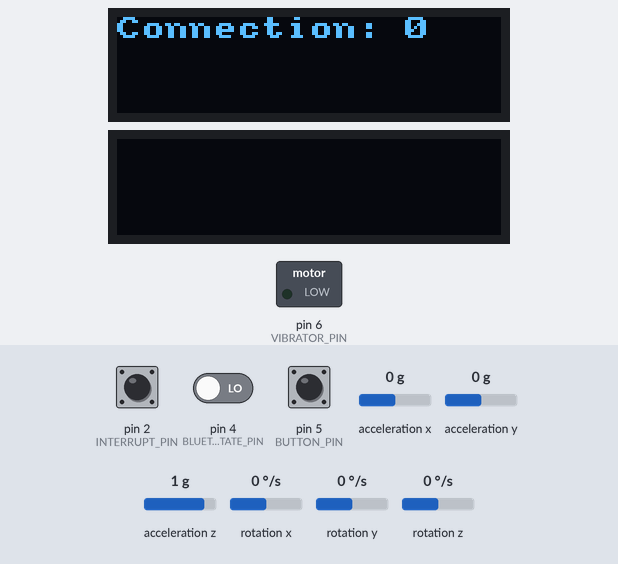
A sketch run on a simulated Arduino Leonardo, built with avr-gcc and run on an emulated ATmega32U4. Shown: 2 × 128×32 one-colour display, switched loads named in the sketch (green lamp = pin HIGH). The inputs (shaded band) are chosen by the test bench; at power-on: pin 5 (BUTTON_PIN) HIGH, pin 2 (INTERRUPT_PIN) HIGH, pin 4 (BLUETOOTH_STATE_PIN) LOW, acceleration x 0 g, acceleration y 0 g, acceleration z 1 g, rotation x 0 °/s, rotation y 0 °/s, rotation z 0 °/s. The local clock reads 2024-03-15 10:24:30 at power-on unless the sketch sets it; the sensor or clock chip raises its interrupt line as the real part does; pins used as bus, display or sensor lines are not drawn; what the sketch prints to the serial monitor is not drawn.

Above: at 1.7 s.
1.8 s: pin 5 (BUTTON_PIN) pulled LOW for 0.15 s
At 3.2 s:
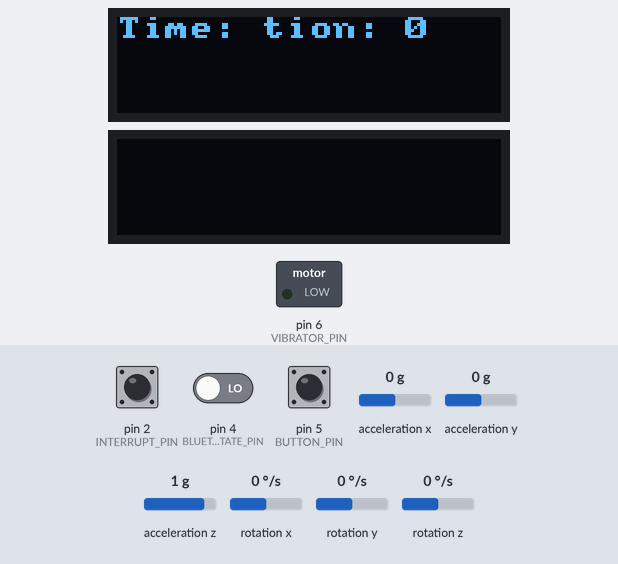
3.5 s: pin 5 (BUTTON_PIN) pulled LOW for 1 s
At 5.0 s:
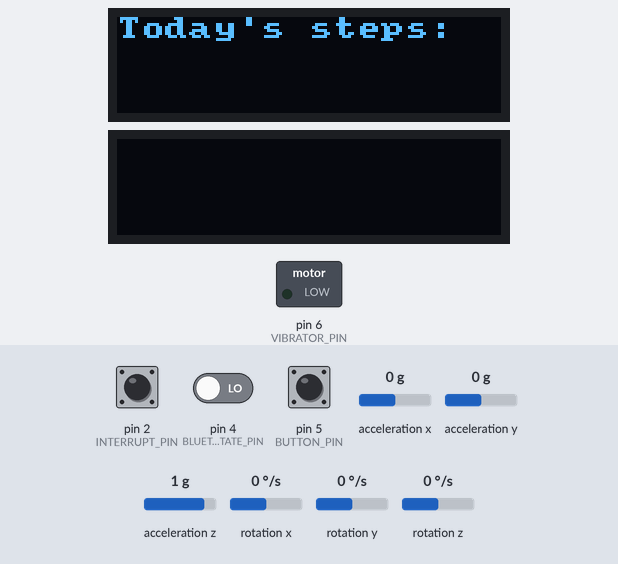
6.1 s: pin 5 (BUTTON_PIN) pulled LOW for 0.15 s
At 7.1 s:
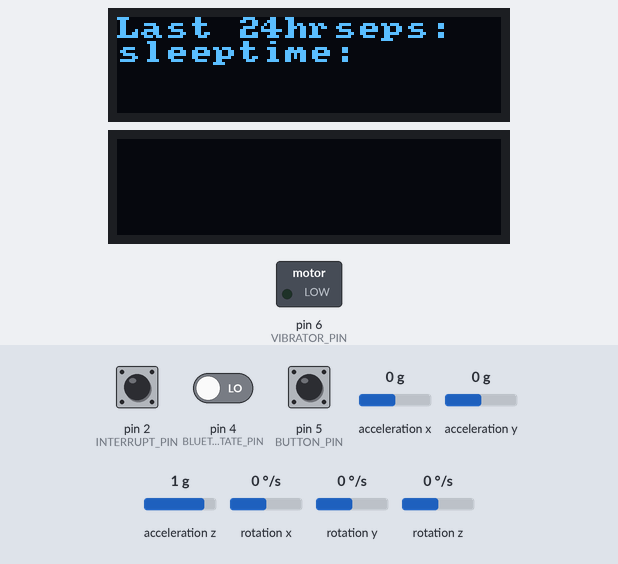
7.9 s: pin 5 (BUTTON_PIN) pulled LOW for 3.2 s
Timing chart, 0 to 10.9 s (numbered marks = the images above; inputs shaded):
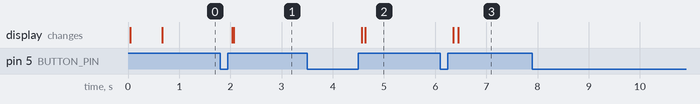

The sketch:

Smart_Band.ino
```cpp
//------------------Dependencies------------------------//
#include "FastLED.h"
#include "I2Cdev.h"
#include "MPU6050_6Axis_MotionApps20.h"
#include <Wire.h>
#include <RtcDS3231.h>
#include <U8x8lib.h>

//------------------Constants-----------------------------//
// Pins
#define INTERRUPT_PIN 2
//#define INTERRUPT_PIN 7 // 7 for Leonardo, using #5 int
#define LED_PIN 3
//#define LED_PIN 8 // 8 for leonardo
#define BLUETOOTH_STATE_PIN 4
#define BUTTON_PIN 5
#define VIBRATOR_PIN 6

// Interface state
#define CONNECTION_STATE 0
#define TIME_DATE 1
#define STEP_AMOUNT 2
#define SLEEP_QUALITY 3
#define BIO_STATE 4
#define MAX_DISPLAY_STATE 5

// Step count
#define MAX_LENGTH 50
// Others
#define NUM_LEDS 1
#define countof(a) (sizeof(a) / sizeof(a[0]))
#define OUTPUT_READABLE_YAWPITCHROLL
#define OUTPUT_READABLE_REALACCEL

//-----------------Initialize sensors-----------------------//
CRGB leds[NUM_LEDS]; // Initialize the LED array
U8X8_SSD1306_128X32_UNIVISION_HW_I2C u8x8; // Initialize the OLED screen
RtcDS3231<TwoWire> Rtc(Wire);
MPU6050 mpu(0x69);

//-----------------Initialize vars & functions-------------------//
// MPU control/status vars
bool dmpReady = false;  // set true if DMP init was successful
uint8_t mpuIntStatus;   // holds actual interrupt status byte from MPU
uint8_t devStatus;      // return status after each device operation (0 = success, !0 = error)
uint16_t packetSize;    // expected DMP packet size (default is 42 bytes)
uint16_t fifoCount;     // count of all bytes currently in FIFO
uint8_t fifoBuffer[64]; // FIFO storage buffer
Quaternion qu;      		  // Quaternion container
VectorInt16 aa;         // [x, y, z]            accel sensor measurements
VectorInt16 aaReal;     // [x, y, z]            gravity-free accel sensor measurements
VectorInt16 aaWorld;    // [x, y, z]            world-frame accel sensor measurements
VectorFloat gravity;    // [x, y, z]            gravity vector
float euler[3];
float ypr[3];  			    // Yaw, Pitch, Roll
volatile bool mpuInterrupt = false;
void dmpDataReady() {
	mpuInterrupt = true;
}
// RTC vars & function
RtcDateTime now; //
char* now_char;
char* printDateTime(const RtcDateTime& dt);
// Interface vars & function
bool button_down = false;
char display_state = -1;
char pre_display_state = -1;
void pre_state_check(U8X8_SSD1306_128X32_UNIVISION_HW_I2C);
// Bluetooth connection
bool bluetooth_connection = false;
void bluetooth_connection_checker();
void vibrator(bool);
// Step count
// Base on the result of this webpage http://www.analog.com/cn/analog-dialogue/articles/pedometer-design-3-axis-digital-acceler.html by Neil Zhao
float x_accel[MAX_LENGTH];
float y_accel[MAX_LENGTH];
float z_accel[MAX_LENGTH];
float x_dynamic_threshold = 0;	// To store samples in three axes
float y_dynamic_threshold = 0;
float z_dynamic_threshold = 0;
float x_dynamic_precision = 0;	// To avoid high frequency noise due to unknown reasons
float y_dynamic_precision = 0;
float z_dynamic_precision = 0;
short counter = 0;				// Init counter for storing samples
long lastsample_time = 0;
float threshold_calculator(float *);
float precision_calculator(float *);
float precision_checker(float *, float, float);
//-------------------------------------------Main Function------------------------------------------------------//
//-------------------------------------------Initialization-----------------------------------------------------//
void setup() {
	Serial.begin(9600);
  while (!Serial); // wait for Leonardo enumeration, others continue immediately
  //Start initialization
  Serial.println("System initializing...");
  //Serial.println("Initializing modules...");
  Wire.begin();
    Serial.println("System initializing...");
  Wire.setClock(400000);
    Serial.println("System initializing...");
  u8x8.begin();
   Serial.println("System initializing...");
  FastLED.addLeds<WS2811, LED_PIN, RGB>(leds, NUM_LEDS);
  Rtc.Begin();
  //mpu.initialize();
  Serial.println(mpu.testConnection() ? F("MPU6050 connection successful") : F("MPU6050 connection failed"));
  // wait for ready
  //Serial.println(F("\nSend any character to begin DMP programming and demo: "));
  // while (Serial.available() && Serial.read()); // empty buffer
  //while (!Serial.available());                 // wait for data
  while (Serial.available() && Serial.read()); // Empty buffer

  // load and configure the DMP
  //Serial.println(F("Initializing DMP..."));
  devStatus = mpu.dmpInitialize();

  // supply your own gyro offsets here, scaled for min sensitivity
  mpu.setXGyroOffset(220);
  mpu.setYGyroOffset(76);
  mpu.setZGyroOffset(-85);
  mpu.setZAccelOffset(1788); // 1688 factory default for my test chip
  if (devStatus == 0) {
    // turn on the DMP, now that it's ready
    //Serial.println(F("Enabling DMP..."));
    mpu.setDMPEnabled(true);

    // enable Arduino interrupt detection
    Serial.println(F("Enabling interrupt detection (Arduino external interrupt 0)..."));
    attachInterrupt(digitalPinToInterrupt(INTERRUPT_PIN), dmpDataReady, RISING);
    mpuIntStatus = mpu.getIntStatus();

    // set our DMP Ready flag so the main loop() function knows it's okay to use it
    //Serial.println(F("DMP ready! Waiting for first interrupt..."));
    dmpReady = true;

    // get expected DMP packet size for later comparison
    packetSize = mpu.dmpGetFIFOPacketSize();
    } else {
    // ERROR!
    // 1 = initial memory load failed
    // 2 = DMP configuration updates failed
    // (if it's going to break, usually the code will be 1)
    /*	Serial.print(F("DMP Initialization failed (code "));
    	Serial.print(devStatus);
    	Serial.println(F(")"));	*/
    }

  // configure LED for output
  pinMode(LED_PIN, OUTPUT);
  pinMode(VIBRATOR_PIN, OUTPUT);
  pinMode(BLUETOOTH_STATE_PIN, INPUT);
  pinMode(BUTTON_PIN, INPUT_PULLUP);
  //Serial.println("Initialization completed");
  //Finish initialization
}

//----------------------------------------Main Loop---------------------------------------------//
void loop() {
  //----------------------------------------Get data from sensors---------------------------------//
  // Get results from MPU6050
  if (!dmpReady) return;
  while (!mpuInterrupt && fifoCount < packetSize)
  mpuInterrupt = false;
  mpuIntStatus = mpu.getIntStatus();
  fifoCount = mpu.getFIFOCount();
  if ((mpuIntStatus & 0x10) || fifoCount == 1024) {
    // reset so we can continue cleanly
    mpu.resetFIFO();
    //Serial.println(F("FIFO overflow!"));

    // otherwise, check for DMP data ready interrupt (this should happen frequently)
    } else if (mpuIntStatus & 0x02) {
    	while (fifoCount < packetSize) fifoCount = mpu.getFIFOCount();
    	mpu.getFIFOBytes(fifoBuffer, packetSize);
    	fifoCount -= packetSize;
    	mpu.dmpGetQuaternion(&qu, fifoBuffer);
    	mpu.dmpGetGravity(&gravity, &qu);
    	mpu.dmpGetAccel(&aa,fifoBuffer);
    	mpu.dmpGetLinearAccel(&aaReal,&aa,&gravity);	// Get acceleration
    	mpu.dmpGetYawPitchRoll(ypr, &qu, &gravity);		// Get YawPitchRoll
    /*Serial.print("ypr\t");
    Serial.print(ypr[0] * 180 / M_PI);
    Serial.print("\t");
    Serial.print(ypr[1] * 180 / M_PI);
    Serial.print("\t");
    Serial.println(ypr[2] * 180 / M_PI);*/

	}
	if(counter != 0){
		// Adding new samples
		x_accel[counter] = precision_checker(x_accel, aaReal.x, x_dynamic_precision);
		y_accel[counter] = precision_checker(y_accel, aaReal.y, y_dynamic_precision);
		z_accel[counter] = precision_checker(z_accel, aaReal.z, z_dynamic_precision);
		// Check if there is any step
	}

  // Check for bluetooth connection
  //Serial.println(bluetooth_connection);
  bluetooth_connection_checker();
  //----------------------------------------Decode serial data---------------------------------//

  //----------------------------------------Display--------------------------------------------//
  // Check if button was down
  if (digitalRead(BUTTON_PIN) == HIGH && !button_down) {
    display_state++; // Change state
    button_down = true;
}

  else if (digitalRead(BUTTON_PIN) == LOW && button_down) button_down = false; // Check if already released the button!
   Serial.println("System initializing...");
  //Serial.println(bluetooth_connection);
  // Switching states
  if (display_state == MAX_DISPLAY_STATE) display_state = CONNECTION_STATE; // Switch back
  u8x8.setFont(u8x8_font_amstrad_cpc_extended_f);
  /*Serial.print("State: ");
    Serial.print(display_state);
    Serial.print("\t Pre: ");
    Serial.println(pre_display_state);*/
    switch (display_state) {
    	case CONNECTION_STATE:
    		pre_state_check(u8x8);
      		u8x8.home();// Reset cursor
      		u8x8.print("Connection: ");
      		u8x8.print(bluetooth_connection);
      	break;
      	case TIME_DATE:
      		pre_state_check(u8x8);
      		u8x8.home();// Reset cursor
      		now = Rtc.GetDateTime();
      		now_char = printDateTime(now);
      		u8x8.print("Time: \n");
      		u8x8.print(now_char);
      	break;
    	case STEP_AMOUNT: // steps
    		pre_state_check(u8x8);
      		u8x8.home();// Reset cursor
      		u8x8.print("Today's steps: ");
      	break;
    	case SLEEP_QUALITY: // quality & quantity
    		pre_state_check(u8x8);
      		u8x8.home();// Reset cursor
      		u8x8.print("Last 24hrs\nsleeptime: ");
      	break;
    	case BIO_STATE: // heart rate
    		pre_state_check(u8x8);
      		u8x8.home();// Reset cursor
      	break;
  	}

}

//----------------------------------Functions--------------------------------//
void pre_state_check(U8X8_SSD1306_128X32_UNIVISION_HW_I2C oled) {
	if (pre_display_state != display_state) {
		pre_display_state = display_state;
		oled.clear();
    //Serial.print("Check");
  	}//Can not use oled.home();
}

char* printDateTime(const RtcDateTime& dt){
	char datestring[20];
	snprintf_P(datestring,
		countof(datestring),
		PSTR("%02u/%02u/%04u\n%02u:%02u:%02u"),
		dt.Month(),
		dt.Day(),
		dt.Year(),
		dt.Hour(),
		dt.Minute(),
		dt.Second() );
  	//Serial.println(datestring);
  	return datestring;
}

void bluetooth_connection_checker() {
	if (digitalRead(BLUETOOTH_STATE_PIN) == HIGH) {
		bluetooth_connection = true;
	}
	else {
		if (bluetooth_connection==true) {
			vibrator(true);
      	//Serial.println("Lost connection");
      	display_state = CONNECTION_STATE;
      	}
      	bluetooth_connection = false;
      	vibrator(false);
  	}
}

void vibrator(bool on) {
	if (on){
		digitalWrite(VIBRATOR_PIN,HIGH);
		delay(500);
	}
	else{
		digitalWrite(VIBRATOR_PIN, LOW);
	}
}

float threshold_calculator(float * data){
	float total = 0;
	for(int i = 0; i<MAX_LENGTH; i++ ){
		total+=data[i];				// Count the total
	}
	return total/float(MAX_LENGTH); // Avoid integer divison
}

float precision_calculator(float * data){
	float total_change = 0;
	for(int i = 1; i < MAX_LENGTH; i++){
		total_change+=abs(data[i]-data[i-1]);	// Acquire total change
	}
	return total_change/float(MAX_LENGTH);		// Avoid integer divison
}

float precision_checker(float * data, float new_data, float precision){ // Avoid noise
	// The new_data is valid only if the change in acceleration is greator than the precision
	// If the new_data is invalid, discard it and return the data[counter-1]
	if(abs(new_data-data[counter-1]) > precision) return new_data;
	else return data[counter-1];
}
```
